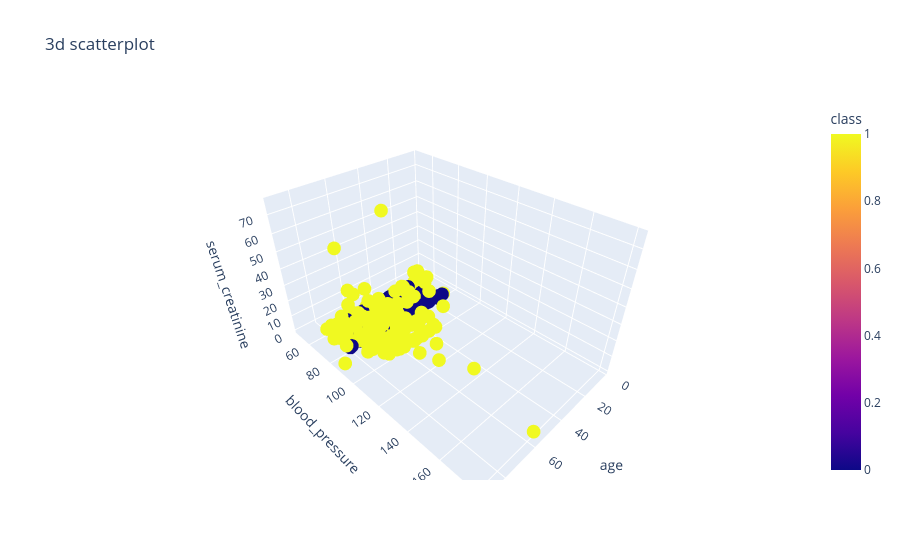

The code cell stored with this chart in its notebook:
### Code cell
fig = px.scatter_3d(df,x = 'age',y = 'blood_pressure',z = 'serum_creatinine',color = 'class',title = "3d scatterplot")
fig.show()

### Figure 1 — Plotly figure (JSON) as saved in the notebook; plotly's stock layout.template omitted (floating-point values rounded to 4 significant figures; data arrays with more than 128 entries replaced by an {"elided": "..."} marker saying what was removed)
{"data": [{"hovertemplate": "age=%{x}<br>blood_pressure=%{y}<br>serum_creatinine=%{z}<br>class=%{marker.color}<extra></extra>", "legendgroup": "", "marker": {"color": {"elided": "400 int values"}, "coloraxis": "coloraxis", "symbol": "circle"}, "mode": "markers", "name": "", "scene": "scene", "showlegend": false, "type": "scatter3d", "x": {"elided": "400 float values"}, "y": {"elided": "400 float values"}, "z": {"elided": "400 float values"}}], "layout": {"coloraxis": {"colorbar": {"title": {"text": "class"}}, "colorscale": [[0, "#0d0887"], [0.1111, "#46039f"], [0.2222, "#7201a8"], [0.3333, "#9c179e"], [0.4444, "#bd3786"], [0.5556, "#d8576b"], [0.6667, "#ed7953"], [0.7778, "#fb9f3a"], [0.8889, "#fdca26"], [1, "#f0f921"]]}, "legend": {"tracegroupgap": 0}, "scene": {"domain": {"x": [0, 1], "y": [0, 1]}, "xaxis": {"title": {"text": "age"}}, "yaxis": {"title": {"text": "blood_pressure"}}, "zaxis": {"title": {"text": "serum_creatinine"}}}, "title": {"text": "3d scatterplot"}}}
